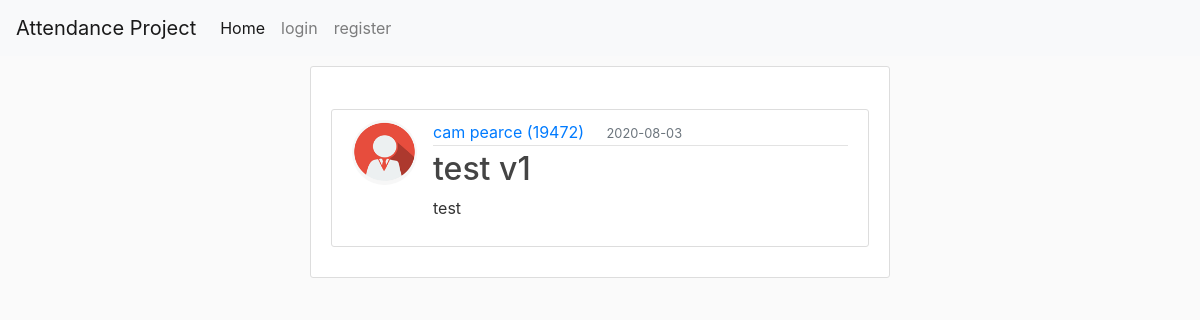
/post/1, run on the app's committed database.
### attendance/models.py (models this page shows, shortened)
class User(UserMixin ,db.Model):
    id = db.Column(db.Integer, primary_key=True)
    fname = db.Column(db.String(20), nullable=True)
    lname = db.Column(db.String(20), nullable=True)
    student_id = db.Column(db.String(20), unique=True, nullable=False)
    email = db.Column(db.String(120), unique=True, nullable=False)
    image_file = db.Column(db.String(20), nullable=False, default='default.jpg')
    password = db.Column(db.String(60), nullable=False)
    posts = db.relationship('Post', backref='author', lazy=True)

class Post(db.Model):
    id = db.Column(db.Integer, primary_key=True)
    title = db.Column(db.String(20), nullable=False)
    date_posted = db.Column(db.DateTime, nullable=False, default=datetime.utcnow)
    content = db.Column(db.Text, nullable=False)
    user_id = db.Column(db.Integer, db.ForeignKey('user.id'), nullable=False)

### attendance/posts/routes.py (the view)
@posts.route("/post/<int:post_id>")
def post(post_id):
    post = Post.query.get_or_404(post_id)
    return render_template('post.html', title=post.title, post=post)

### attendance/templates/post.html (shortened to what this page needs)
{%extends "layout.html"%}
{% block content %}
<body>
    <div class="container">
        <div class="content-section">
            <article class="media content-section">
                <img class="rounded-circle article-img" src="{{ url_for('static', filename='profile_pics/' + post.author.image_file) }}" alt="">
                <div class="media-body">
                <div class="article-metadata">
                    <a class="mr-2" href="{{ url_for('users.user_posts', student_id=post.author.student_id) }}">{{ post.author.fname }} {{ post.author.lname}} ({{ post.author.student_id }})</a>
                    <small class="text-muted">{{ post.date_posted.strftime('%Y-%m-%d') }}</small>
                </div>
                <h2 class="article-title">{{ post.title }}</h2>
                <p class="article-content">{{ post.content }}</p>
                </div>
            </article>
        </div>
    </div>
</body>
{% endblock %}

### attendance/static/css/style.css (style rules this page uses)
body { background: #fafafa; color: #333333; }
h1, h2, h3, h4, h5, h6 { color: #444444; }
.container { width: 50%; margin: auto; padding: 10px; }
small.text-muted { text-align: center; width: 50%; margin: auto; padding: 10px; }
.media { margin-top: 2rem; }
.article-title { color: #444444; }
.article-content { white-space: pre-line; }
.article-img { height: 65px; width: 65px; margin-right: 16px; }
.article-metadata { padding-bottom: 1px; margin-bottom: 4px; border-bottom: 1px solid #e3e3e3 }
.content-section { background: #ffffff; padding: 10px 20px; border: 1px solid #dddddd; border-radius: 3px; margin-bottom: 20px; }

### data on the page
User: image_file (picture), author.fname "cam", author.lname "pearce", author.student_id "19472"
Post: date_posted "2020-08-03", title "test v1", content "test"
